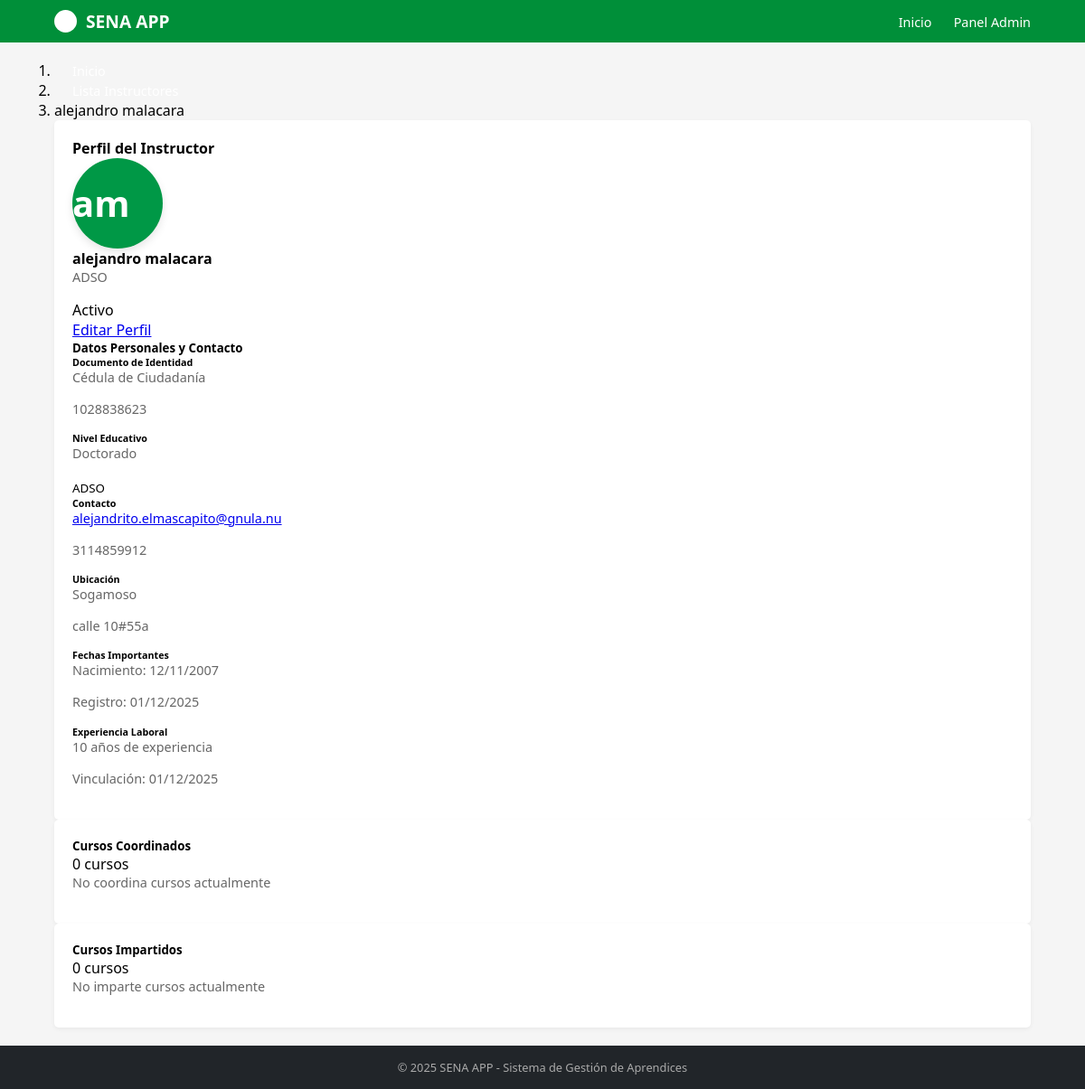
The app's page /instructores/instructor/1/ with its own data.
### instructores/models.py (models this page shows, shortened)
class Instructor(models.Model):
    TIPO_DOCUMENTO_CHOICES = [
        ('CC', 'Cédula de Ciudadanía'),
        ('CE', 'Cédula de Extranjería'),
        ('TI', 'Tarjeta de Identidad'),
        ('PAS', 'Pasaporte'),
    ]
    NIVEL_EDUCATIVO_CHOICES = [
        ("TEC", "Técnico"),
        ("TGL", "Tecnólogo"),
        ("PRE", "pregrado"),
        ("ESP", "Especialización"),
        ("MAE", "Maestría"),
        ("DOC", "Doctorado"),
    ]
    tipo_documento = models.CharField(max_length=3, choices=TIPO_DOCUMENTO_CHOICES)
    numero_documento = models.CharField(max_length=20, unique=True)
    nombre = models.CharField(max_length=100)
    apellido = models.CharField(max_length=100)
    fecha_nacimiento = models.DateField()
    telefono = models.CharField(max_length=15)
    correo = models.EmailField(unique=True)
    ciudad = models.CharField(max_length=100)
    direccion = models.CharField(max_length=200)
    nivel_educativo = models.CharField(max_length=3, choices=NIVEL_EDUCATIVO_CHOICES)
    especialidad = models.CharField(max_length=100)
    anos_experiencia = models.PositiveIntegerField()
    activo = models.BooleanField(default=True)
    fecha_vinculacion = models.DateField()
    fecha_registro = models.DateTimeField(auto_now_add=True)
    def nombre_completo(self):
        return f"{self.nombre} {self.apellido}"

### instructores/views.py (the view)
# urls.py: path('instructor/<int:id_instructor>/', views.detalle_instructor, name='detalle_instructor'),
def detalle_instructor(request, id_instructor):
    instructor = Instructor.objects.get(id=id_instructor)
    template = loader.get_template('detalle_instructor.html')
    context = {
        'instructor': instructor,
    }
    return HttpResponse(template.render(context, request))

### instructores/templates/detalle_instructor.html (shortened to what this page needs)
{% extends "master.html" %}
{% block content %}
<div class="container-fluid py-4">
    <div class="row mb-4">
        <div class="col-12">
            <nav aria-label="breadcrumb">
                <ol class="breadcrumb">
                    <li class="breadcrumb-item"><a href="/" class="back-link">Inicio</a></li>
                    <li class="breadcrumb-item">
                        <a href="{% url 'instructores:lista_instructores' %}" class="back-link">Lista Instructores</a>
                    </li>
                    <li class="breadcrumb-item active" aria-current="page">{{ instructor.nombre_completo }}</li>
                </ol>
            </nav>
        </div>
    </div>
    <div class="row mb-4">
        <div class="col-12">
            <div class="card shadow-sm border-0">
                <div class="card-header bg-sena-green d-flex align-items-center text-white rounded-top-lg">
                    <h4 class="mb-0">Perfil del Instructor</h4>
                </div>
                <div class="card-body">
                    <div class="row g-4">
                        <div class="col-md-3 text-center border-end">
                            <div class="instructor-avatar mb-3 mx-auto" style="
                                width: 100px;
                                height: 100px;
                                border-radius: 50%;
                                background-color: #009846; /* Color SENA Green */
                                color: white;
                                font-size: 2.5rem;
                                line-height: 100px;
                                font-weight: bold;
                                box-shadow: 0 4px 10px rgba(0, 0, 0, 0.1);">
                                {{ instructor.nombre.0|default:"" }}{{ instructor.apellido.0|default:"" }}
                            </div>
                            <h4 class="text-primary">{{ instructor.nombre_completo }}</h4>
                            <p class="text-muted small">{{ instructor.especialidad }}</p>
                            <div class="mb-3">
                                {% if instructor.activo %}
                                <span class="badge bg-success py-2 px-3 shadow-sm">
                                    Activo
                                </span>
                                {% else %}
                                <span class="badge bg-danger py-2 px-3 shadow-sm">
                                    <i class="bi bi-x-circle me-1"></i>Inactivo
                                </span>
                                {% endif %}
                            </div>
                            <a href="#" class="btn btn-outline-primary btn-sm mt-3">
                                 Editar Perfil
                            </a>
                        </div>
                        <div class="col-md-9">
                            <h5 class="text-secondary mb-3 border-bottom pb-2">Datos Personales y Contacto</h5>
                            <div class="row g-3">
                                <div class="col-lg-6 col-md-12">
                                    <h6 class="text-muted mb-1 small">Documento de Identidad</h6>
                                    <p class="mb-1 fw-bold">{{ instructor.get_tipo_documento_display }}</p>
                                    <p class="mb-0">{{ instructor.numero_documento }}</p>
                                </div>
                                <div class="col-lg-6 col-md-12">
                                    <h6 class="text-muted mb-1 small">Nivel Educativo</h6>
                                    <p class="mb-1 fw-bold">{{ instructor.get_nivel_educativo_display }}</p>
                                    <small class="text-success">{{ instructor.especialidad }}</small>
                                </div>
                                <div class="col-lg-6 col-md-12">
                                    <h6 class="text-muted mb-1 small">Contacto</h6>
                                    <p class="mb-1">
                                        <a href="mailto:{{ instructor.correo }}">{{ instructor.correo }}</a>
                                    </p>
                                    {% if instructor.telefono %}
                                    <p class="mb-0">
                                        {{ instructor.telefono }}
                                    </p>
                                    {% endif %}
                                </div>
                                <div class="col-lg-6 col-md-12">
                                    <h6 class="text-muted mb-1 small">Ubicación</h6>
                                    {% if instructor.ciudad %}
                                    <p class="mb-1">
                                        {{ instructor.ciudad }}
                                    </p>
                                    {% endif %}
                                    {% if instructor.direccion %}
                                    <p class="mb-0">
                                        {{ instructor.direccion }}
                                    </p>
                                    {% endif %}
                                </div>
                                <div class="col-lg-6 col-md-12">
                                    <h6 class="text-muted mb-1 small">Fechas Importantes</h6>
                                    {% if instructor.fecha_nacimiento %}
                                    <p class="mb-1">
                                        Nacimiento: {{ instructor.fecha_nacimiento|date:"d/m/Y" }}
                                    </p>
                                    {% endif %}
                                    <p class="mb-0">
                                        Registro: {{ instructor.fecha_registro|date:"d/m/Y" }}
                                    </p>
                                </div>
                                <div class="col-lg-6 col-md-12">
                                    <h6 class="text-muted mb-1 small">Experiencia Laboral</h6>
                                    <p class="mb-1">
                                        {{ instructor.anos_experiencia }} años de experiencia
                                    </p>
                                    {% if instructor.fecha_vinculacion %}
                                    <p class="mb-0">
                                        Vinculación: {{ instructor.fecha_vinculacion|date:"d/m/Y" }}
                                    </p>
                                    {% endif %}
                                </div>
                            </div>
                        </div>
                    </div>
                </div>
            </div>
        </div>
    </div>
    <div class="row g-4">
        <div class="col-lg-6">
            <div class="card shadow-sm h-100">
                <div class="card-header d-flex justify-content-between align-items-center bg-light">
                    <div class="d-flex align-items-center">
                        <h5 class="mb-0">Cursos Coordinados</h5>
                    </div>
                    <span class="badge bg-success text-white py-1 px-2">{{ cursos_coordinados|length }} cursos</span>
                </div>
                <div class="card-body">
                    {% if cursos_coordinados %}
                    <div class="list-group list-group-flush">
                        {% for curso in cursos_coordinados %}
                        <a href="#" class="list-group-item list-group-item-action d-flex justify-content-between align-items-center">
                            <div>
                                <h6 class="mb-1 text-success">{{ curso.nombre }}</h6>
                                <small class="text-muted"><i class="bi bi-hash me-1"></i>{{ curso.codigo }}</small>
                            </div>
                            <span class="badge bg-success">Coordinador</span>
                        </a>
                        {% endfor %}
                    </div>
                    {% else %}
                    <div class="text-center py-4">
                        <p class="text-muted mt-2">No coordina cursos actualmente</p>
                    </div>
                    {% endif %}
                </div>
            </div>
        </div>
        <div class="col-lg-6">
            <div class="card shadow-sm h-100">
                <div class="card-header d-flex justify-content-between align-items-center bg-light">
                    <div class="d-flex align-items-center">
                        <h5 class="mb-0">Cursos Impartidos</h5>
                    </div>
                    <span class="badge bg-info text-white py-1 px-2">{{ cursos_impartidos|length }} cursos</span>
                </div>
                <div class="card-body">
                    {% if cursos_impartidos %}
                    <div class="list-group list-group-flush">
                        {% for curso in cursos_impartidos %}
                        <a href="#" class="list-group-item list-group-item-action d-flex justify-content-between align-items-center">
                            <div>
                                <h6 class="mb-1 text-info">{{ curso.nombre }}</h6>
                                <small class="text-muted"><i class="bi bi-hash me-1"></i>{{ curso.codigo }}</small>
                            </div>
                            <span class="badge bg-info">Instructor</span>
                        </a>
                        {% endfor %}
                    </div>
                    {% else %}
                    <div class="text-center py-4">
                        <p class="text-muted mt-2">No imparte cursos actualmente</p>
                    </div>
                    {% endif %}
                </div>
            </div>
        </div>
    </div>
</div>
{% endblock %}

### aprendices/static/mystyles.css (style rules this page uses)
* { margin: 0; padding: 0; box-sizing: border-box; font-family: 'Segoe UI', Tahoma, Geneva, Verdana, sans-serif; }
body { background-color: #f5f5f5; display: flex; flex-direction: column; min-height: 100vh; }
nav a { color: white; text-decoration: none; margin-left: 20px; font-size: 0.9rem; }
.card { background-color: white; padding: 20px; border-radius: 5px; box-shadow: 0 2px 5px rgba(0,0,0,0.05); display: flex; flex-direction: column; justify-content: space-between; }
.card p { color: #666; font-size: 0.9rem; margin-bottom: 15px; line-height: 1.4; }

### records on screen
Instructor: nombre_completo "alejandro malacara", nombre.0 "a", apellido.0 "m", especialidad "ADSO", tipo_documento "Cédula de Ciudadanía", numero_documento "1028838623", nivel_educativo "Doctorado", correo "alejandrito.elmascapito@gnula.nu", telefono "3114859912", ciudad "Sogamoso", direccion "calle 10#55a", fecha_nacimiento "12/11/2007", fecha_registro "01/12/2025", anos_experiencia "10", fecha_vinculacion "01/12/2025"

### other values on screen
{{ cursos_coordinados|length }} "0"
{{ cursos_impartidos|length }} "0"
